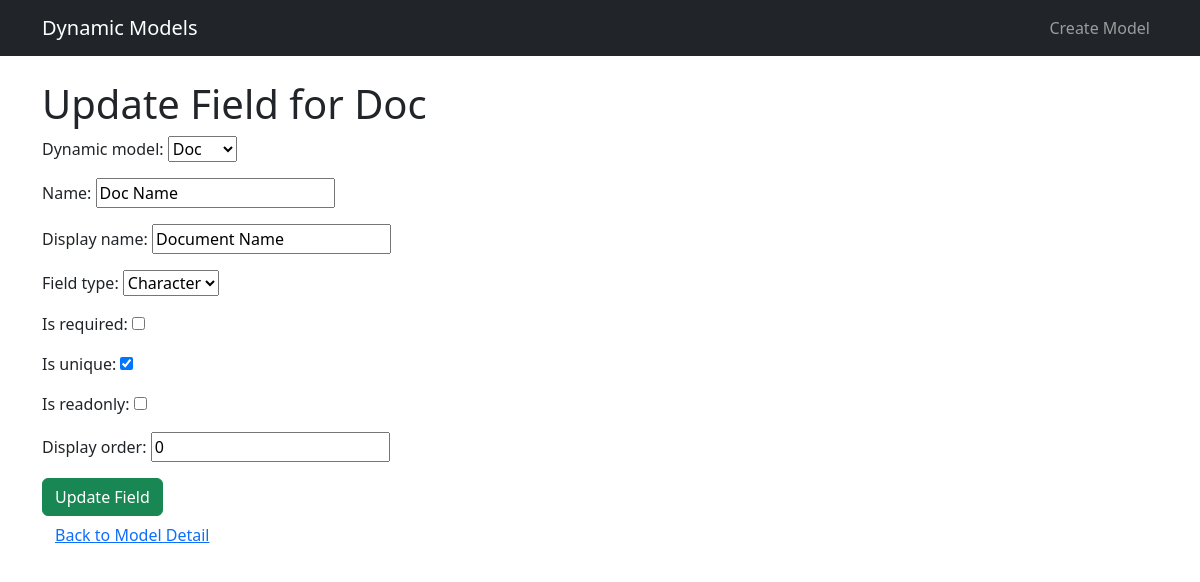
The app's page /fields/1/update/ (signed in), older data.
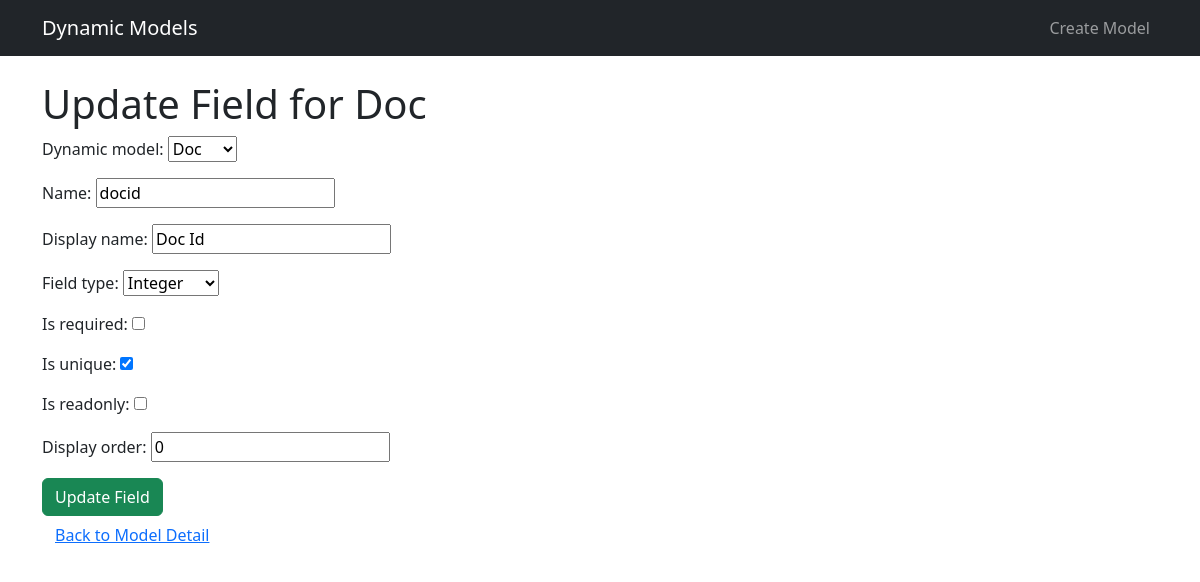
The same page, newer data.
### dynamic_app/models.py (models this page shows, shortened)
class DynamicModel(models.Model):
    name = models.CharField(max_length=100, unique=True)
    created_by = models.ForeignKey(User, on_delete=models.CASCADE)
    created_at = models.DateTimeField(auto_now_add=True)
    updated_at = models.DateTimeField(auto_now=True)
    def __str__(self):
        return self.name

class DynamicField(models.Model):
    FIELD_TYPES = [
        ('char', 'Character'),
        ('text', 'Text'),
        ('int', 'Integer'),
        ('decimal', 'Decimal'),
        ('bool', 'Boolean'),
        ('date', 'Date'),
        ('datetime', 'DateTime'),
        ('file', 'File'),
        ('choice', 'Choice'),
    ]
    dynamic_model = models.ForeignKey(DynamicModel, on_delete=models.CASCADE, related_name='fields')
    name = models.CharField(max_length=100)
    display_name = models.CharField(max_length=100)
    field_type = models.CharField(max_length=20, choices=FIELD_TYPES)
    is_required = models.BooleanField(default=False)
    is_unique = models.BooleanField(default=True)
    is_readonly = models.BooleanField(default=False)
    display_order = models.IntegerField(default=0)
    created_by = models.ForeignKey(User, on_delete=models.CASCADE)
    created_at = models.DateTimeField(auto_now_add=True)
    updated_at = models.DateTimeField(auto_now=True)
    class Meta:
        ordering = ['display_order']
        unique_together = ['dynamic_model', 'name']

### dynamic_app/views.py (the view)
# urls.py: path('fields/<int:pk>/update/', views.field_update, name='field_update'),
@login_required
def field_update(request, pk):
    field = get_object_or_404(DynamicField, pk=pk, dynamic_model__created_by=request.user)
    if request.method == 'POST':
        form = DynamicFieldForm(request.POST, instance=field)
        if form.is_valid():
            form.save()
            messages.success(request, 'Field updated successfully!')
            return redirect('model_detail', pk=field.dynamic_model.pk)
    else:
        form = DynamicFieldForm(instance=field)
    return render(request, 'dynamic_models/field_form.html', {
        'form': form,
        'field': field,
        'model': field.dynamic_model
    })

### dynamic_app/forms.py (shortened to what this page needs)
class DynamicFieldForm(forms.ModelForm):
    class Meta:
        model = DynamicField
        fields = [
            'dynamic_model', 'name', 'display_name', 'field_type',
            'is_required', 'is_unique', 'is_readonly', 'display_order'
        ]
    def __init__(self, *args, **kwargs):
        super().__init__(*args, **kwargs)
        self.fields['dynamic_model'].queryset = DynamicModel.objects.all()

### dynamic_app/templates/dynamic_models/field_form.html (shortened to what this page needs)
{% extends 'base_generic.html' %}
{% block content %}
  <h1>{% if field %}Update{% else %}Add{% endif %} Field for {{ model.name }}</h1>
  <form method="post">
    {{ form.as_p }}
    <button type="submit" class="btn btn-success">
      {% if field %}Update Field{% else %}Add Field{% endif %}
    </button>
  </form>
  <a href="{% url 'model_detail' model.pk %}" class="btn btn-link">Back to Model Detail</a>
{% endblock %}

Row changes from the older to the newer data that the page shows:
changed DynamicModel "Doc": name "Doc Name" → "docid"
changed DynamicField "Doc": display_name "Document Name" → "Doc Id"; field_type "Character" → "Integer"
